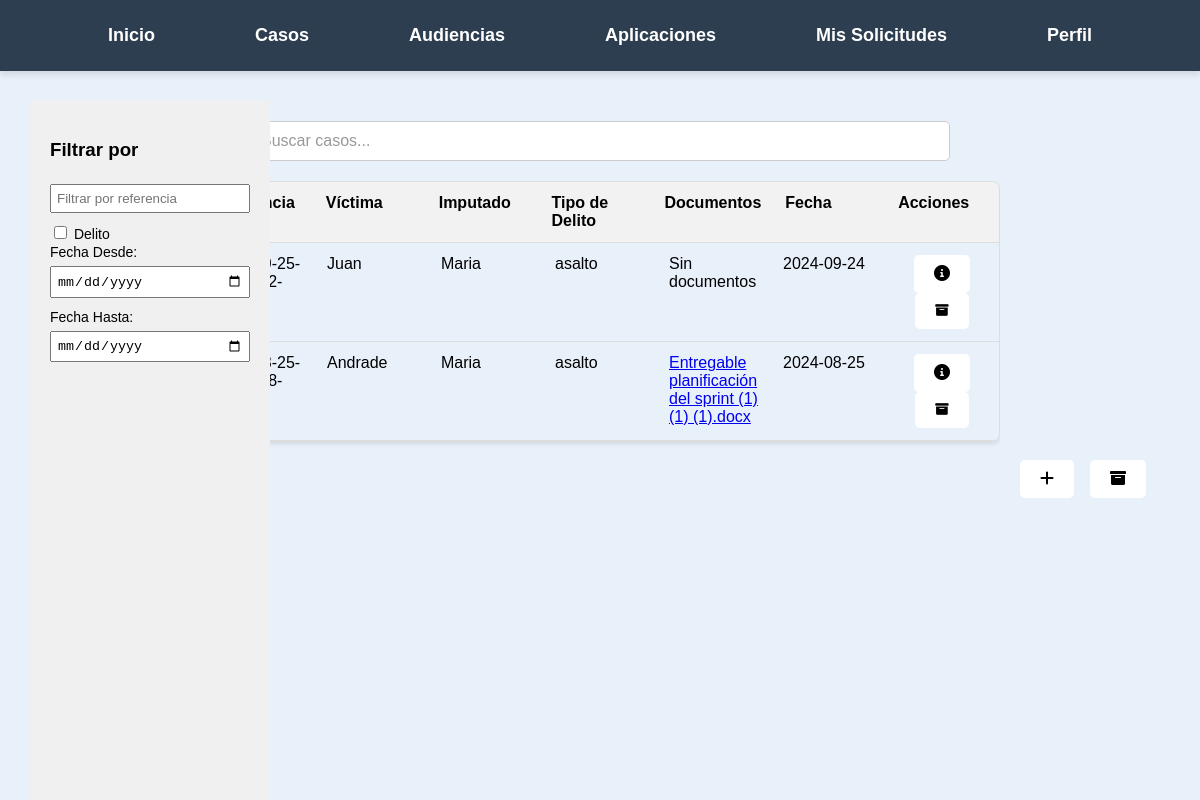
/Casos/Buscar_Casos.php (signed in), run on the app's committed database.
### tables this page shows
CREATE TABLE `casos` (
  `id` int(11) NOT NULL,
  `referencia` varchar(255) DEFAULT NULL,
  `victima` varchar(255) DEFAULT NULL,
  `imputado` varchar(255) DEFAULT NULL,
  `tipo_delito` varchar(255) DEFAULT NULL,
  `documento` varchar(255) DEFAULT NULL,
  `fecha_creacion` date NOT NULL DEFAULT current_timestamp(),
  `estado` varchar(10) DEFAULT 'activo'
);

### Casos/Buscar_Casos.php (the view, shortened to what this page needs)
<?php
$servername = "localhost";
$username = "root";
$password = "";
$dbname = "legalcc";
$conn = new mysqli($servername, $username, $password, $dbname);
$user_id = $_SESSION['user_id'];
$sql = "SELECT tipo FROM usuarios WHERE id = ?";
$stmt = $conn->prepare($sql);
$stmt->bind_param("i", $user_id);
$stmt->execute();
$stmt->bind_result($tipo_usuario);
?>
<?php
$servername = "localhost";
$username = "root";
$password = "";
$database = "legalcc";
$conn = new mysqli($servername, $username, $password, $database);
$sql = "SELECT casos.*, GROUP_CONCAT(documentos.nombre_archivo) AS archivos_documento
        FROM casos
        LEFT JOIN documentos ON casos.referencia = documentos.caso_referencia
        GROUP BY casos.id";
$result = $conn->query($sql);
?>
<!DOCTYPE html>
<html lang="en">
<head>
      <link rel="stylesheet" href="https://cdnjs.cloudflare.com/ajax/libs/font-awesome/6.0.0-beta3/css/all.min.css">
</head>
<body>
<nav>
        <ul>
            <li><a href="/Pagina_principal.php">Inicio</a></li>
            <li>
                <a href="/Casos/Buscar_Casos.php">Casos</a>
            </li>
            <li><a href="/Audiencias/Buscar_Audiencias.php">Audiencias</a></li>
            <li><a href="apps.php">Aplicaciones</a></li>
            <?php if ($tipo_usuario === 'fiscal' || $tipo_usuario === 'abogado'): ?>
            <li><a href="/Audiencias/ver_solicitudes.php">Mis Solicitudes</a></li>
            <?php endif; ?>
            <li>
                <a href="/formularios/Perfil.php">Perfil</a>
            </li>
        </ul>
    </nav>
  <a id="botonArribaIzquierda" href="/Casos/Agregar_casos.php">
    <i class="fas fa-plus"></i>
</a>
<a id="botonArribaIzquierda3" href="/Archivados/casos_archivados.php">
    <i class="fas fa-archive"></i>
</a>
  <div class="container">
<center>
  <input type="text" id="inputBusqueda" onkeyup="buscarCasos()" placeholder="Buscar casos..." >
    </center>
    <div class="filter-container">
    <h3>Filtrar por</h3>
<input type="text" id="inputReferencia" placeholder="Filtrar por referencia" onkeyup="filtrarDatos()">
<div>
    <label><input type="checkbox" id="checkboxDelito" onclick="toggleDelitoOptions()"> Delito</label>
</div>
<label for="inputFechaInicio">Fecha Desde:</label>
<input type="date" id="inputFechaInicio" onchange="filtrarDatos()">
<label for="inputFechaFin">Fecha Hasta:</label>
<input type="date" id="inputFechaFin" onchange="filtrarDatos()">
</div>
  <div class="table-container">
    <div class="custom-table" id="casosTabla">
        <div class="table-header">
            <div class="table-cell">Referencia</div>
            <div class="table-cell">Víctima</div>
            <div class="table-cell">Imputado</div>
            <div class="table-cell">Tipo de Delito</div>
            <div class="table-cell">Documentos</div>
            <div class="table-cell">Fecha</div>
            <div class="table-cell">Acciones</div>
        </div>
        <?php
        if ($result->num_rows > 0) {
            while($row = $result->fetch_assoc()) {
                echo "<div class='table-row'>";
                echo "<div class='table-cell referencia'>" . $row["referencia"] . "</div>";
                echo "<div class='table-cell'>" . $row["victima"] . "</div>";
                echo "<div class='table-cell'>" . $row["imputado"] . "</div>";
                echo "<div class='table-cell'>" . $row["tipo_delito"] . "</div>";
                echo "<div class='table-cell'>";
                if (!empty($row["archivos_documento"])) {
                    $archivos_documento = explode(",", $row["archivos_documento"]);
                    foreach ($archivos_documento as $archivo) {
                        echo "<a href='documentos/" . $archivo . "' target='_blank'>" . $archivo . "</a><br>";
                    }
                } else {
                    echo "Sin documentos";
                }
                echo "</div>";
                echo "<div class='table-cell'>" . $row["fecha_creacion"] . "</div>";
                echo "<div class='table-cell'>";
                echo "<center>
        <a class='edit-button' href='ver_detalle_caso.php?referencia=" . $row['referencia'] . "'>
            <i class='fas fa-info-circle'></i>
            <span class='tooltiptext'>Detalles de Caso</span>
        </a>
      </center>";
      echo "<center>";
      echo "<button class='archive-button' onclick=\"archivarCaso('" . $row['referencia'] . "')\">
              <i class='fas fa-archive'></i>
              <span class='tooltiptext2'>Archivar caso</span>
            </button>";
      echo "</center>";
                echo "</div>";
                echo "</div>";
            }
        } else {
            echo "<div class='no-data' colspan='6'>No hay casos registrados.</div>";
        }
        ?>
    </div>
</div>
</body>
</html>

### Casos/Buscar_Casos.php (style rules this page uses)
body { font-family: 'Bahnschrift', sans-serif; background-color: #e8f0fa; margin: 0; padding: 0; display: flex; flex-direction: column; height: 100vh; }
nav { background-color: #2c3e50; padding: 15px 0; box-shadow: 0 4px 6px rgba(0, 0, 0, 0.1); }
ul { list-style-type: none; margin: 0; padding: 0; display: flex; justify-content: center; gap: 40px; }
ul li { position: relative; }
ul li a { text-decoration: none; color: white; font-size: 18px; font-weight: bold; padding: 10px 30px; display: block; transition: background-color 0.3s ease, transform 0.2s ease; border-radius: 8px; }
.table-container { margin: 0 auto; max-width: 800px; height: 400px; margin-top: 10px; overflow-y: auto; }
.custom-table { display: flex; flex-direction: column; border: 1px solid #ddd; border-radius: 8px; overflow: hidden; box-shadow: 0 2px 4px rgba(0, 0, 0, 0.1); }
.table-header, .table-row { display: flex; }
.table-cell { flex: 1; padding: 12px; border-bottom: 1px solid #ddd; }
.table-header { font-weight: bold; background-color: #f2f2f2; }
#inputBusqueda { padding: 10px; width: 700px; border: 1px solid #ccc; border-radius: 5px; font-size: 16px; transition: border-color 0.3s ease; margin-top: 50px; }
#inputBusqueda::placeholder { color: #999; }
.container { margin: 0 auto; }
.edit-button { display: inline-block; background-color: white; color: black; padding: 10px 20px; text-decoration: none; border: none; border-radius: 5px; cursor: pointer; font-family: Bahnschrift; position: relative; display: inline-block; }
.archive-button { display: inline-block; background-color: white; color: black; padding: 10px 20px; text-decoration: none; border: none; border-radius: 5px; cursor: pointer; font-family: Bahnschrift; position: relative; display: inline-block; }
#botonArribaIzquierda { position: fixed; top: 400px; left: 20px; padding: 10px 20px; background-color: white; color: black; text-decoration: none; border-radius: 5px; margin-top: 60px; font-family: Arial, sans-serif; font-size: 16px; margin-left: 1000px; transition: background-color 0.3s, color 0.3s; display: inline-block; }
#botonArribaIzquierda3 { position: fixed; top: 400px; left: 20px; padding: 10px 20px; background-color: white; color: black; text-decoration: none; border-radius: 5px; margin-top: 60px; font-family: Arial, sans-serif; font-size: 16px; margin-left: 1070px; transition: background-color 0.3s, color 0.3s; display: inline-block; }
.filter-container { width: 200px; padding: 20px; background-color: #f0f0f0; position: fixed; top: 100px; left: 30px; height: 100vh; }
label { font-size: 14px; }
input[type="text"], input[type="date"] { width: 100%; padding: 5px; margin-top: 5px; margin-bottom: 10px; box-sizing: border-box; }

### data on the page
casos: victima "Andrade", imputado "Maria", tipo_delito "asalto", archivo "Entregable planificación del sprint (1) (1) (1).docx", fecha_creacion "2024-08-25"
casos: victima "Juan", imputado "Maria", tipo_delito "asalto", shows "Sin documentos", fecha_creacion "2024-09-24"
